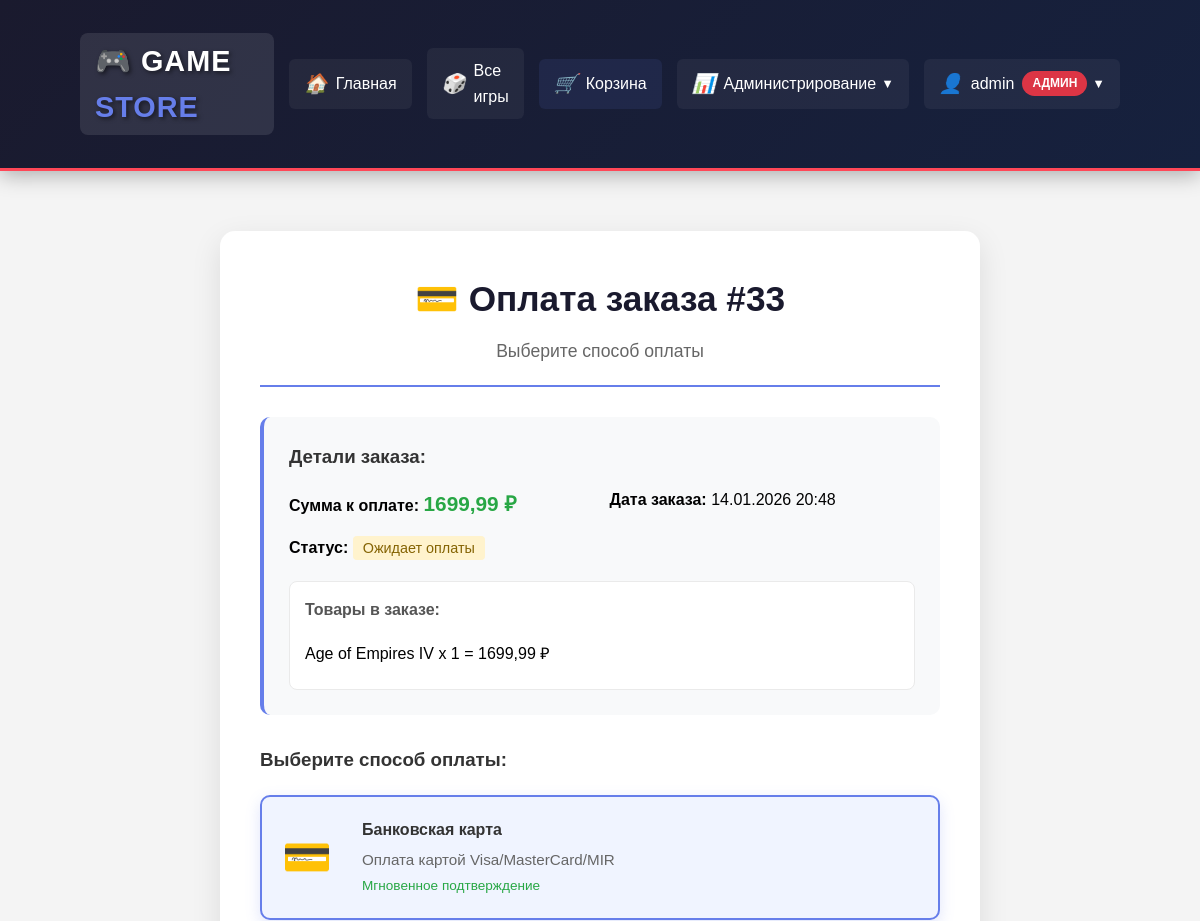
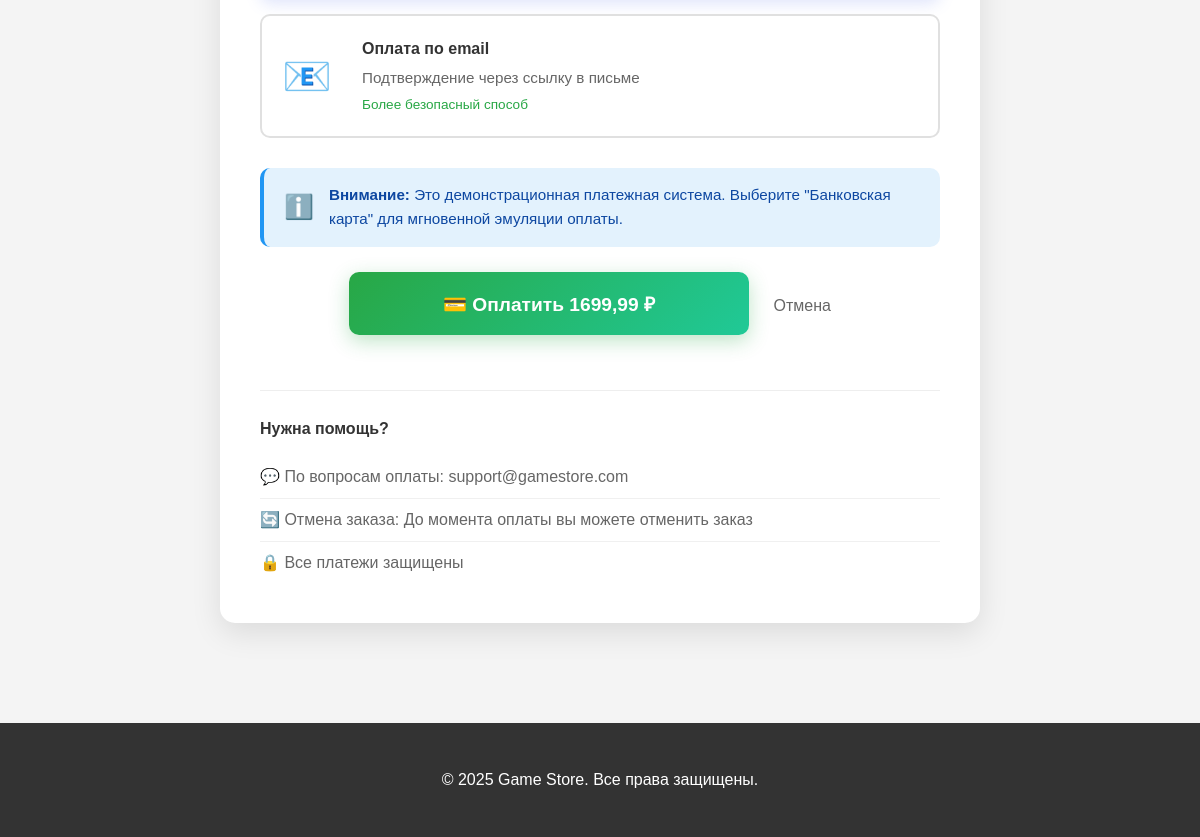
/payment/33/ (signed in), run on the app's committed database (2 pictures, top to bottom).
### store/models.py (models this page shows, shortened)
class Order(models.Model):
    STATUS_CHOICES = [
        ('pending', 'Ожидает обработки'),
        ('processing', 'В обработке'),
        ('completed', 'Завершен'),
        ('cancelled', 'Отменен'),
    ]
    PAYMENT_METHOD_CHOICES = [
        ('card', 'Банковская карта'),
        ('email', 'Оплата по email'),
        ('none', 'Не выбран'),
    ]
    PAYMENT_STATUS_CHOICES = [
        ('pending', 'Ожидает оплаты'),
        ('completed', 'Оплачено'),
        ('failed', 'Ошибка оплаты'),
    ]
    customer = models.ForeignKey(Customer, on_delete=models.CASCADE, verbose_name="Клиент")
    created_at = models.DateTimeField(auto_now_add=True, verbose_name="Дата создания")
    status = models.CharField(max_length=20, choices=STATUS_CHOICES, default='pending', verbose_name="Статус")
    total_amount = models.DecimalField(max_digits=10, decimal_places=2, default=0, verbose_name="Общая сумма")
    payment_method = models.CharField(
        max_length=20,
        choices=PAYMENT_METHOD_CHOICES,
        default='none',
        verbose_name="Способ оплаты"
    )
    payment_status = models.CharField(
        max_length=20,
        choices=PAYMENT_STATUS_CHOICES,
        default='pending',
        verbose_name="Статус оплаты"
    )
    payment_code = models.CharField(
        max_length=8,
        blank=True,
        null=True,
        verbose_name="Код подтверждения"
    )
    class Meta:
        verbose_name = "Заказ"
        verbose_name_plural = "Заказы"

class OrderItem(models.Model):
    order = models.ForeignKey(Order, on_delete=models.CASCADE, verbose_name="Заказ")
    game = models.ForeignKey(Game, on_delete=models.CASCADE, verbose_name="Игра")
    quantity = models.IntegerField(validators=[MinValueValidator(1)], verbose_name="Количество")
    price = models.DecimalField(max_digits=10, decimal_places=2, verbose_name="Цена на момент покупки")
    class Meta:
        verbose_name = "Элемент заказа"
        verbose_name_plural = "Элементы заказа"

class Game(models.Model):
    title = models.CharField(max_length=200, verbose_name="Название игры")
    description = models.TextField(verbose_name="Описание игры")
    price = models.DecimalField(max_digits=10, decimal_places=2, verbose_name="Цена")
    quantity = models.IntegerField(validators=[MinValueValidator(0)], verbose_name="Количество на складе")
    image = models.ImageField(upload_to='games/images/', blank=True, null=True, verbose_name="Изображение")
    genre = models.ForeignKey(Genre, on_delete=models.CASCADE, verbose_name="Жанр")
    tags = models.ManyToManyField(Tag, blank=True, verbose_name="Теги")
    created_at = models.DateTimeField(auto_now_add=True, verbose_name="Дата добавления")
    class Meta:
        verbose_name = "Игра"
        verbose_name_plural = "Игры"

### store/views.py (the view, shortened to what this page needs)
# urls.py: path('payment/<int:order_id>/', views.payment_view, name='payment'),
@login_required
def payment_view(request, order_id):
    order = get_object_or_404(Order, id=order_id, customer__user=request.user)
    if order.status != 'pending':
        messages.error(request, 'Этот заказ уже обработан.')
        return redirect('order_history')
    if not order.payment_code:
        order.payment_code = str(uuid.uuid4())[:8].upper()
        order.save()
    return render(request, 'store/payment.html', {
        'order': order,
        'cart_count': len(get_cart(request)),
    })

### store/context_processors.py (called while the page is built)
def cart_context(request):
    cart = request.session.get('cart', {})
    cart_count = len(cart)
    return {
        'cart_count': cart_count,
    }

### store/views.py (called while the page is built)
def get_cart(request):
    cart = request.session.get('cart', {})
    return cart

### store/templates/store/payment.html (shortened to what this page needs)
{% extends 'store/base.html' %}
{% block content %}
<div class="payment-container">
    <div class="payment-card">
        <div class="payment-header">
            <h1>💳 Оплата заказа #{{ order.id }}</h1>
            <p>Выберите способ оплаты</p>
        </div>
        <div class="order-summary">
            <h3>Детали заказа:</h3>
            <div class="order-details">
                <p><strong>Сумма к оплате:</strong> <span class="price">{{ order.total_amount }} ₽</span></p>
                <p><strong>Дата заказа:</strong> {{ order.created_at|date:"d.m.Y H:i" }}</p>
                <p><strong>Статус:</strong> <span class="status-pending">Ожидает оплаты</span></p>
            </div>
            <div class="order-items">
                <h4>Товары в заказе:</h4>
                <ul>
                    {% for item in order.orderitem_set.all %}
                    <li>{{ item.game.title }} x {{ item.quantity }} = {{ item.price|floatformat:2 }} ₽</li>
                    {% endfor %}
                </ul>
            </div>
        </div>
        <form method="post" class="payment-form">
            <div class="payment-methods">
                <h3>Выберите способ оплаты:</h3>
                <div class="payment-option">
                    <label for="card">
                        <div class="payment-icon">💳</div>
                        <div class="payment-info">
                            <h4>Банковская карта</h4>
                            <p>Оплата картой Visa/MasterCard/MIR</p>
                            <small>Мгновенное подтверждение</small>
                        </div>
                    </label>
                </div>
                <div class="payment-option">
                    <label for="email">
                        <div class="payment-icon">📧</div>
                        <div class="payment-info">
                            <h4>Оплата по email</h4>
                            <p>Подтверждение через ссылку в письме</p>
                            <small>Более безопасный способ</small>
                        </div>
                    </label>
                </div>
            </div>
            <div class="payment-notice">
                <div class="notice-icon">ℹ️</div>
                <div class="notice-text">
                    <strong>Внимание:</strong> Это демонстрационная платежная система.
                    Выберите "Банковская карта" для мгновенной эмуляции оплаты.
                </div>
            </div>
            <div class="payment-actions">
                <button type="submit" class="payment-btn">
                    💳 Оплатить {{ order.total_amount|floatformat:2 }} ₽
                </button>
                <a href="{% url 'cart' %}" class="cancel-btn">Отмена</a>
            </div>
        </form>
        <div class="payment-help">
            <h4>Нужна помощь?</h4>
            <ul>
                <li>💬 По вопросам оплаты: support@gamestore.com</li>
                <li>🔄 Отмена заказа: До момента оплаты вы можете отменить заказ</li>
                <li>🔒 Все платежи защищены</li>
            </ul>
        </div>
    </div>
</div>
{% endblock %}

### store/templates/store/base.html (shortened to what this page needs)
<!DOCTYPE html>
<html lang="ru">
<head>
</head>
<body>
    <header>
        <div class="container header-content">
            <a href="{% url 'home' %}" class="logo">
                <span style="color: #ff4757;">🎮</span>
                <span style="color: white;">GAME</span>
                <span style="color: #667eea;">STORE</span>
            </a>
            <nav class="main-nav">
                <ul>
                    <li><a href="{% url 'home' %}"><i class="nav-icon">🏠</i> Главная</a></li>
                    <li><a href="{% url 'game_list' %}"><i class="nav-icon">🎲</i> Все игры</a></li>
                    <li><a href="{% url 'cart' %}" class="cart-link">
                        <i class="nav-icon">🛒</i> Корзина
                    </a></li>
                    {% if user.is_staff %}
                    <li class="dropdown">
                        <a href="#" class="dropdown-toggle">
                            <i class="nav-icon">📊</i> Администрирование
                        </a>
                    </li>
                    {% endif %}
                    <li class="user-menu">
                        {% if user.is_authenticated %}
                        <div class="dropdown">
                            <a href="#" class="dropdown-toggle user-info">
                                <i class="nav-icon">👤</i> {{ user.username }}
                                <span class="user-role-badge
                                    {% if user.is_superuser %}role-admin
                                    {% elif user.is_staff %}role-manager
                                    {% else %}role-user{% endif %}">
                                    {% if user.is_superuser %}Админ
                                    {% elif user.is_staff %}Менеджер
                                    {% else %}Пользователь{% endif %}
                                </span>
                            </a>
                        </div>
                        {% else %}
                        <a href="{% url 'site_login' %}" class="login-btn">
                            <i class="nav-icon">🔑</i> Войти
                            <span class="user-role-badge role-guest">Гость</span>
                        </a>
                        {% endif %}
                    </li>
                </ul>
            </nav>
        </div>
    </header>
    <div class="container">
        <main>
            {% block content %}
            {% endblock %}
        </main>
    </div>
    <footer>
        <div class="container">
            <p>© 2025 Game Store. Все права защищены.</p>
        </div>
    </footer>
</body>
</html>

### store/templates/store/base.html (style rules this page uses)
* { margin: 0; padding: 0; box-sizing: border-box; }
body { font-family: Arial, sans-serif; line-height: 1.6; background-color: #f4f4f4; }
.container { width: 90%; max-width: 1200px; margin: 0 auto; padding: 20px; }
header { background: linear-gradient(135deg, #1a1a2e 0%, #16213e 100%); color: white; padding: 0.8rem 0; box-shadow: 0 4px 20px rgba(0,0,0,0.3); position: sticky; top: 0; z-index: 1000; border-bottom: 3px solid #ff4757; }
.header-content { display: flex; justify-content: space-between; align-items: center; }
.logo { font-size: 1.8rem; font-weight: 900; text-decoration: none; letter-spacing: 1px; text-shadow: 2px 2px 4px rgba(0,0,0,0.5); padding: 5px 15px; background: rgba(255,255,255,0.1); border-radius: 8px; transition: transform 0.3s, background 0.3s; }
.main-nav ul { display: flex; list-style: none; align-items: center; margin: 0; padding: 0; }
.main-nav ul li { margin-left: 15px; position: relative; }
.main-nav ul li a { color: white; text-decoration: none; padding: 10px 15px; border-radius: 6px; transition: all 0.3s ease; display: flex; align-items: center; font-weight: 500; background: rgba(255,255,255,0.05); }
.nav-icon { margin-right: 8px; font-size: 1.2rem; }
.cart-link { position: relative; background: rgba(102,126,234,0.1) !important; }
.dropdown { position: relative; }
.dropdown-toggle::after { content: ' ▼'; font-size: 0.8em; margin-left: 5px; }
main { padding: 20px 0; min-height: 70vh; }
footer { background: #333; color: white; text-align: center; padding: 1.5rem 0; margin-top: 40px; }
.user-role-badge { display: inline-block; padding: 3px 10px; border-radius: 15px; font-size: 0.75rem; font-weight: bold; margin-left: 8px; vertical-align: middle; text-transform: uppercase; }
.role-admin { background: #dc3545; color: white; }

### data on the page
Order: id "33", total_amount "1699,99", created_at "14.01.2026 20:48"
OrderItem: game "Age of Empires IV", quantity "1", price "1699,99"

### other printed values
{{ user.username }} "admin"
